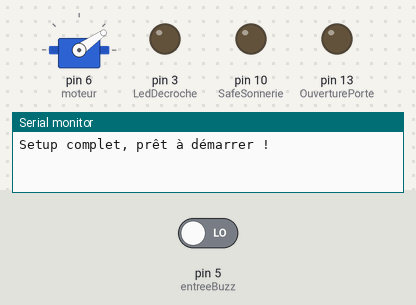
The sketch below on a simulated Arduino Uno, built with avr-gcc and run on an emulated ATmega328P. On the bench: servo, output pins drawn as LEDs (lit = HIGH), the last lines printed to the serial monitor. The test bench sets the inputs (shaded band); at power-on: pin 5 (entreeBuzz) LOW. Pins used as bus, display or sensor lines are not drawn.

Above: at 2.7 s.
2.8 s: pin 5 (entreeBuzz) driven HIGH
At 4.2 s:
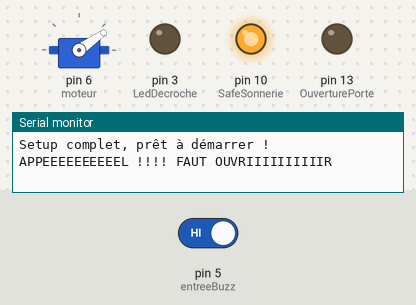
At 5.7 s:
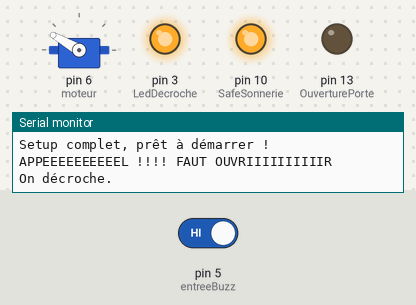
Timing chart, 0 to 14.8 s (numbered marks = the images above; inputs shaded):
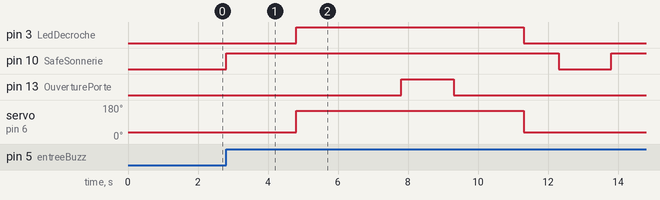

The sketch:

Code_interphoneHack_v2.ino
```cpp
#include <Servo.h>
Servo moteur;

const int entreeBuzz = 5;
const int ResetSonnerie = 4;
const int SafeSonnerie = 10;
const int LedDecroche = 3;
const int OuverturePorte = 13;

void setup() {
  moteur.attach(6);
  moteur.write(35);// position initiale du moteur

  pinMode(entreeBuzz, INPUT);

  pinMode(ResetSonnerie, OUTPUT);
  digitalWrite(ResetSonnerie, HIGH);
  delay(500);
  digitalWrite(ResetSonnerie, LOW);

  pinMode(SafeSonnerie, OUTPUT);
  digitalWrite(SafeSonnerie, LOW);

  pinMode(LedDecroche, OUTPUT);
  digitalWrite(SafeSonnerie, LOW);

  pinMode(OuverturePorte, OUTPUT);
  digitalWrite(OuverturePorte, LOW);

  Serial.begin(9600);
  delay(1000);

  Serial.println("Setup complet, prêt à démarrer !");
}

void loop() {

  int SonnerieState = digitalRead(entreeBuzz);

  if (SonnerieState == HIGH) {
    Serial.println("APPEEEEEEEEEEL !!!! FAUT OUVRIIIIIIIIIIR");
    digitalWrite(SafeSonnerie, HIGH);
    delay(2000);

    moteur.write(150);// simulation de décrochage
    digitalWrite(LedDecroche, HIGH);
    Serial.println("On décroche.");

    delay(3000);

    digitalWrite(OuverturePorte, HIGH);
    Serial.println("On ouvre la porte");

    delay(1500);

    digitalWrite(OuverturePorte, LOW);
    Serial.println("on arrête d'ouvrir la porte");

    delay(2000);

    moteur.write(35);// position raccrochée
    digitalWrite(LedDecroche, LOW);
    Serial.println("on raccroche.");

    delay(1000);

    digitalWrite(SafeSonnerie, LOW);
    digitalWrite(ResetSonnerie, HIGH);
    delay(500);
    digitalWrite(ResetSonnerie, LOW);

    delay(1000);
    Serial.println("En roue libre à nouveau");
  }

}
```

Measured:
- after the input at 2.8 s, pin 3 (LedDecroche): LOW → HIGH after 2.0 s, → LOW 6.5 s later; pin 10 (SafeSonnerie): LOW → HIGH at once, → LOW 9.5 s later, → HIGH 1.5 s later; pin 13 (OuverturePorte): LOW → HIGH after 5.0 s, → LOW 1.5 s later; servo on pin 6 (moteur): 35° → 150° after 2.0 s, → 35° 6.5 s later
